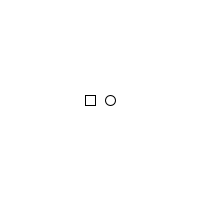
Frame 1 (no input)
Frame 60 (the mouse pressed at the canvas centre just before this capture): identical to frame 1, image omitted
Frame 120 (the mouse held since frame 60 and released just before this capture): identical to frame 1, image omitted

The Processing sketch that drew this single still picture (run headless with seeded random() and noise(); from frame 60 on, the mouse is pressed at the canvas centre):

// Processing sketch: exercise_1
// ── exercise_1.pde
int xr=90, xe=110;
int yr=100, ye=100;
boolean rectangle = true;
void setup() {
  size(200,200); 
}

void draw() {
  background(255);
  smooth();
  rectMode(CENTER);
  ellipseMode(CENTER);
  
  rect(xr,yr,10,10);
  ellipse(xe,ye,10,10);
    
  if (keyPressed) {
    if (key == '1')
      rectangle = true;
    if (key == '2')
      rectangle = false;
    if (keyCode == LEFT) {
      if (rectangle)
        xr -= 5;
      else
        xe -= 5;
    }
    if (keyCode == RIGHT) {
      if (rectangle)
        xr += 5;
      else
        xe += 5;
    }
    if (keyCode == UP) {
      if (rectangle)
        yr -= 5;
      else
        ye -= 5;
    }
    if (keyCode == DOWN) {
      if (rectangle)
        yr += 5;
      else
        ye += 5;
    }
    
    if (xe<10)
      xe = 10;
    if (xe>width-10)
      xe = width-10;
    if (ye<10)
      ye = 10;
    if (ye>height-10)
      ye = height-10;
    
    if (xr<10)
      xr = 10;
    if (xr>width-10)
      xr = width-10;
    if (yr<10)
      yr = 10;
    if (yr>height-10)
      yr = height-10;
  }

}
